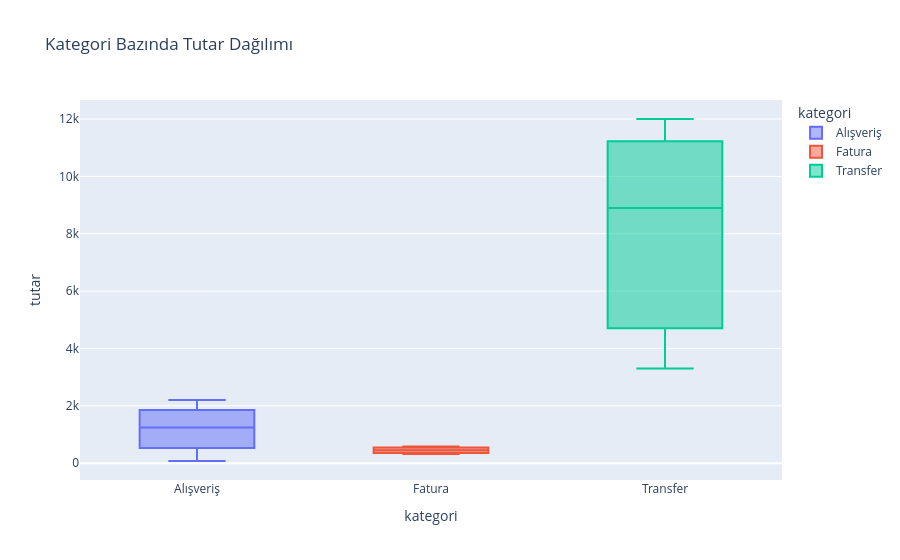

The cell this chart's notebook holds for it:
### Code cell
fig = px.box(
    df,
    x     = 'kategori',
    y     = 'tutar',
    color = 'kategori',
    title = 'Kategori Bazında Tutar Dağılımı'
)
fig.show()

### Figure 1 — Plotly figure (JSON) as saved in the notebook; plotly's stock layout.template omitted (floating-point values rounded to 4 significant figures)
{"data": [{"alignmentgroup": "True", "hovertemplate": "kategori=%{x}<br>tutar=%{y}<extra></extra>", "legendgroup": "Alışveriş", "marker": {"color": "#636efa"}, "name": "Alışveriş", "notched": false, "offsetgroup": "Alışveriş", "orientation": "v", "showlegend": true, "type": "box", "x": ["Alışveriş", "Alışveriş", "Alışveriş", "Alışveriş"], "x0": " ", "xaxis": "x", "y": [1500.0, 75.0, 2200.0, 990.0], "y0": " ", "yaxis": "y"}, {"alignmentgroup": "True", "hovertemplate": "kategori=%{x}<br>tutar=%{y}<extra></extra>", "legendgroup": "Fatura", "marker": {"color": "#EF553B"}, "name": "Fatura", "notched": false, "offsetgroup": "Fatura", "orientation": "v", "showlegend": true, "type": "box", "x": ["Fatura", "Fatura", "Fatura"], "x0": " ", "xaxis": "x", "y": [320.0, 450.0, 580.0], "y0": " ", "yaxis": "y"}, {"alignmentgroup": "True", "hovertemplate": "kategori=%{x}<br>tutar=%{y}<extra></extra>", "legendgroup": "Transfer", "marker": {"color": "#00cc96"}, "name": "Transfer", "notched": false, "offsetgroup": "Transfer", "orientation": "v", "showlegend": true, "type": "box", "x": ["Transfer", "Transfer", "Transfer"], "x0": " ", "xaxis": "x", "y": [8900.0, 12000.0, 3300.0], "y0": " ", "yaxis": "y"}], "layout": {"boxmode": "overlay", "legend": {"title": {"text": "kategori"}, "tracegroupgap": 0}, "title": {"text": "Kategori Bazında Tutar Dağılımı"}, "xaxis": {"anchor": "y", "categoryarray": ["Alışveriş", "Fatura", "Transfer"], "categoryorder": "array", "domain": [0, 1], "title": {"text": "kategori"}}, "yaxis": {"anchor": "x", "domain": [0, 1], "title": {"text": "tutar"}}}}
